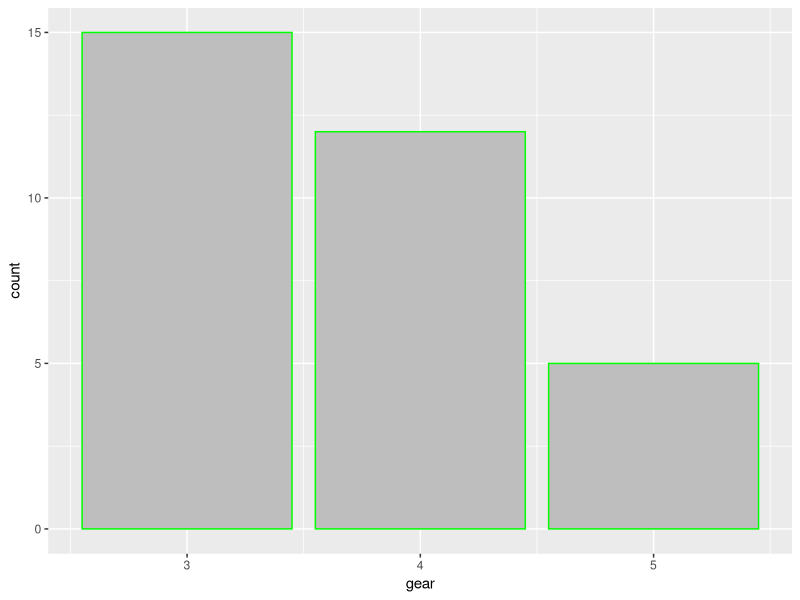

Here is the R script that generated this plot:
library("ggplot2")
g <- ggplot(mtcars, aes(gear)) + geom_bar(fill = "gray", colour = "green", , binwidth = 0.5)
g + labs(list(title = "Car Distribution", x="Number of Gears", y="Frequency"))
